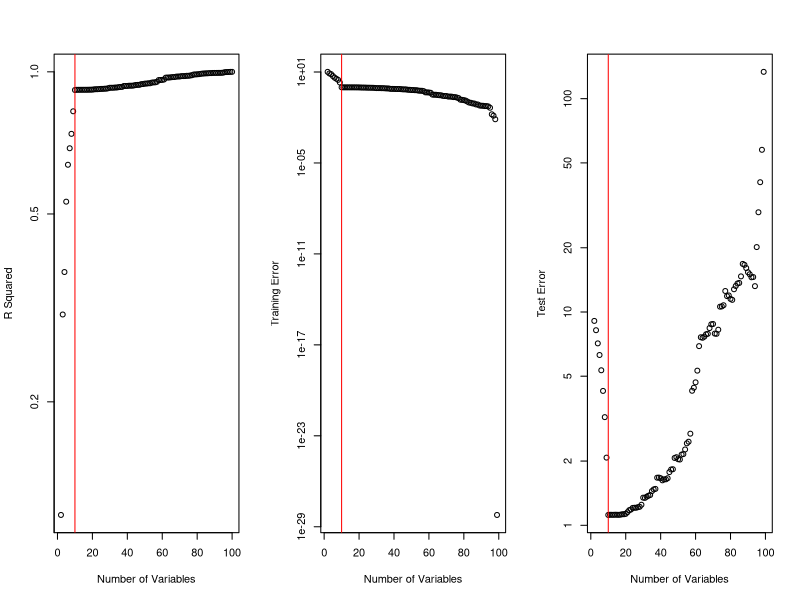

Recreate this plot in R. (Note: this script raises an error after producing the figure.)
# EXAMPLE 1
xtr <- matrix(rnorm(100*100),ncol=100)
xte <- matrix(rnorm(100000*100),ncol=100)
beta <- c(rep(1,10),rep(0,90))
ytr <- xtr%*%beta + rnorm(100)
yte <- xte%*%beta + rnorm(100000)
rsq <- trainerr <- testerr <-  NULL
for(i in 2:100){
	mod <- lm(ytr~xtr[,1:i])
	rsq <- c(rsq,summary(mod)$r.squared)
	beta <- mod$coef[-1]
	intercept <- mod$coef[1]
	trainerr <- c(trainerr, mean((xtr[,1:i]%*%beta+intercept - ytr)^2))
	testerr <- c(testerr, mean((xte[,1:i]%*%beta+intercept - yte)^2))
}
pdf("ex1.pdf",width=10,height=4)
par(mfrow=c(1,3))
plot(2:100,rsq, xlab='Number of Variables', ylab="R Squared", log="y")
abline(v=10,col="red")
plot(2:100,trainerr, xlab='Number of Variables', ylab="Training Error",log="y")
abline(v=10,col="red")
plot(2:100,testerr, xlab='Number of Variables', ylab="Test Error",log="y")
abline(v=10,col="red")
dev.off()

# EXAMPLE 2
xtr <- matrix(rnorm(100*100),ncol=100)
beta <- c(rep(1,10),rep(0,90))
ytr <- xtr%*%beta + rnorm(100)
cv.err <- NULL
for(i in 2:50){
	dat <- data.frame(x=xtr[,1:i],y=ytr)
	mod <- glm(y~.,data=dat)
	cv.err <- c(cv.err, cv.glm(dat,mod,K=6)$delta[1])
}
pdf("ex2.pdf")
plot(2:50, cv.err, xlab="Number of Variables", ylab="6-Fold CV Error", log="y",cex.lab=1.3)
abline(v=10, col="red")
dev.off()

# EXAMPLE 3
xtr <- matrix(rnorm(100*100),ncol=100)
beta <- c(rep(1,10),rep(0,90))
ytr <- xtr%*%beta + rnorm(100)
cors <- cor(xtr,ytr)
whichers <- which(abs(cors)>.2)
mod <- lm(ytr~xtr[,whichers])
print(summary(mod))


# EXAMPLE 4
xtr <- matrix(rnorm(100*100),ncol=100)
beta <- c(rep(1,10),rep(0,90))
ytr <- xtr%*%beta + rnorm(100)
library(leaps)
out <- regsubsets(xtr,ytr,nvmax=30,method="forward")
print(summary(out))
print(coef(out,1:10))

# EXAMPLE 4
xtr <- matrix(rnorm(100*100),ncol=100)
beta <- c(rep(1,10),rep(0,90))
ytr <- xtr%*%beta + rnorm(100)
library(glmnet)
cv.out <- cv.glmnet(xtr,ytr,alpha=0,nfolds=5)
print(cv.out$cvm)
pdf("exridge.pdf")
plot(cv.out)
dev.off()
cat("CV Errors", cv.out$cvm,fill=TRUE)
cat("Lambda with smallest CV Error", cv.out$lambda[which.min(cv.out$cvm)],fill=TRUE)
cat("Coefficients", as.numeric(coef(cv.out)),fill=TRUE)
cat("Number of Zero Coefficients",sum(abs(coef(cv.out))<1e-8),fill=TRUE)


# EXAMPLE 5
xtr <- matrix(rnorm(100*100),ncol=100)
beta <- c(rep(1,10),rep(0,90))
ytr <- xtr%*%beta + rnorm(100)
library(glmnet)
cv.out <- cv.glmnet(xtr,ytr,alpha=1,nfolds=5)
print(cv.out$cvm)
pdf("exlasso.pdf")
plot(cv.out)
dev.off()
cat("CV Errors", cv.out$cvm,fill=TRUE)
cat("Lambda with smallest CV Error", cv.out$lambda[which.min(cv.out$cvm)],fill=TRUE)
cat("Coefficients", as.numeric(coef(cv.out)),fill=TRUE)
cat("Number of Zero Coefficients",sum(abs(coef(cv.out))<1e-8),fill=TRUE)

# EXAMPLE 6
xtr <- matrix(rnorm(100*100),ncol=100)
beta <- c(rep(1,10),rep(0,90))
ytr <- xtr%*%beta + rnorm(100)
library(pls)
out <- pcr(ytr~xtr,scale=TRUE,validation="CV")
summary(out)
validationplot(out,val.type="MSEP")

pdf("expcr.pdf")
validationplot(out,val.type="MSEP")
dev.off()

# EXAMPLE 7
xtr <- matrix(rnorm(1000*20),ncol=20)
beta <- c(rep(1,10),rep(0,10))
ytr <- 1*((xtr%*%beta + .2*rnorm(1000)) >= 0)
mod <- glm(ytr~xtr,family="binomial")
print(summary(mod))

# EXAMPLE 8
xtr <- matrix(rnorm(1000*20),ncol=20)
beta <- c(rep(1,5),rep(0,15))
ytr <- 1*((xtr%*%beta + .5*rnorm(1000)) >= 0)
cv.out <- cv.glmnet(xtr, ytr, family="binomial", alpha=1)
plot(cv.out)

# EXAMPLE 9
x <- matrix(rnorm(1000*50),ncol=50)
y <- sample(c(0,1),50,rep=TRUE)
ps <- NULL
for(i in 1:1000) ps <- c(ps, t.test(x[i,y==0],x[i,y==1])$p.value)
cat("Around 5% of p-values are below 0.05:", 
mean(ps<.05),fill=TRUE)
fdrs.bh <- p.adjust(ps, method="BH")
plot(ps,fdrs.bh)
plot(fdrs.bh)

# EXAMPLE 10
x <- matrix(rnorm(1000*50),ncol=50)
y <- sample(c(0,1),50,rep=TRUE)
x[1:100,y==0] <- x[1:100,y==0] + 1
ps <- NULL
for(i in 1:1000) ps <- c(ps, t.test(x[i,y==0],x[i,y==1])$p.value)
cat("Way more than 5% of p-values are below 0.05:", 
mean(ps<.05),fill=TRUE)
fdrs.bh <- p.adjust(ps, method="BH")
plot(ps,fdrs.bh)
plot(fdrs.bh)
cat("Number of Tests with FDR below 0.4:", sum(fdrs.bh<0.4), fill=TRUE)
cat("Compute the BH FDR Directly:", max(which(sort(ps,decreasing=FALSE) < .4*(1:1000)/1000)), fill=TRUE)
pdf("bh.pdf")
plot(sort(ps,decreasing=FALSE),ylab="P-Values")
abline(a=0, b=0.4/1000,col="red")
dev.off()
